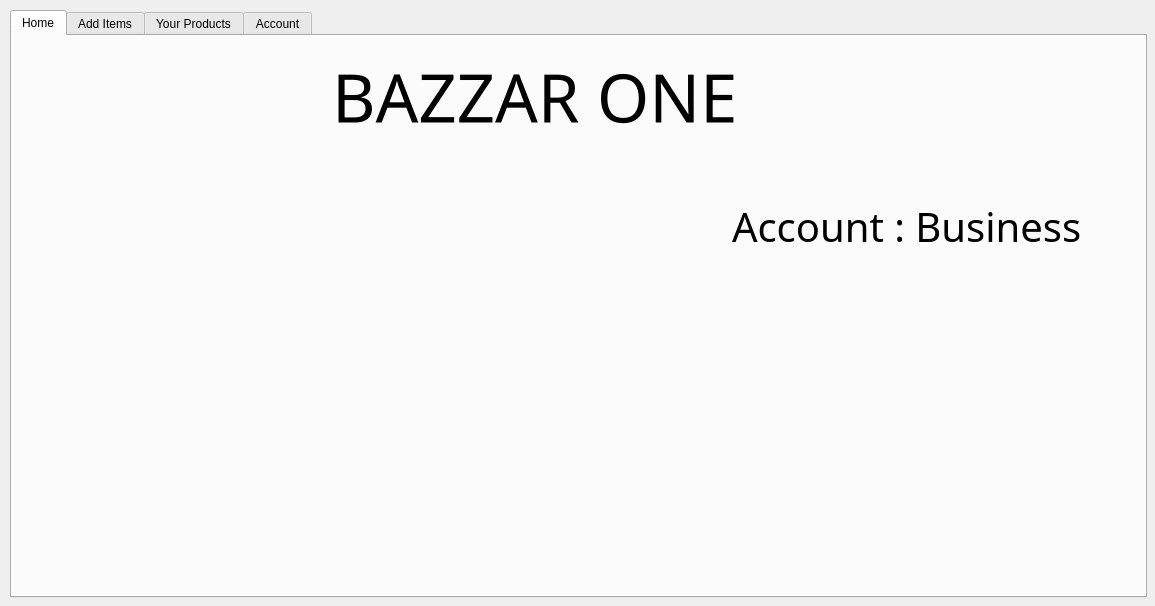
<?xml version="1.0" encoding="UTF-8"?>
<ui version="4.0">
 <class>Add_items</class>
 <widget class="QDialog" name="Add_items">
  <property name="geometry">
   <rect>
    <x>0</x>
    <y>0</y>
    <width>1155</width>
    <height>606</height>
   </rect>
  </property>
  <property name="windowTitle">
   <string>BazzarOne</string>
  </property>
  <widget class="QTabWidget" name="tabWidget">
   <property name="geometry">
    <rect>
     <x>10</x>
     <y>10</y>
     <width>1137</width>
     <height>588</height>
    </rect>
   </property>
   <property name="styleSheet">
    <string notr="true">background-image: url(:/new/prefix1/Background/window.jpeg);</string>
   </property>
   <property name="currentIndex">
    <number>0</number>
   </property>
   <widget class="QWidget" name="tab_Home_5">
    <attribute name="icon">
     <iconset resource="background.qrc">
      <normaloff>:/new/prefix1/Background/Home.png</normaloff>:/new/prefix1/Background/Home.png</iconset>
    </attribute>
    <attribute name="title">
     <string>Home</string>
    </attribute>
    <widget class="QLabel" name="label_pic_2">
     <property name="geometry">
      <rect>
       <x>20</x>
       <y>140</y>
       <width>711</width>
       <height>361</height>
      </rect>
     </property>
     <property name="text">
      <string/>
     </property>
    </widget>
    <widget class="QLabel" name="label_11">
     <property name="geometry">
      <rect>
       <x>320</x>
       <y>0</y>
       <width>761</width>
       <height>121</height>
      </rect>
     </property>
     <property name="font">
      <font>
       <family>Ebrima</family>
       <pointsize>50</pointsize>
       <weight>50</weight>
       <bold>false</bold>
       <strikeout>false</strikeout>
      </font>
     </property>
     <property name="text">
      <string>BAZZAR ONE</string>
     </property>
    </widget>
    <widget class="QLabel" name="label_12">
     <property name="geometry">
      <rect>
       <x>720</x>
       <y>130</y>
       <width>361</width>
       <height>121</height>
      </rect>
     </property>
     <property name="font">
      <font>
       <family>Ebrima</family>
       <pointsize>30</pointsize>
       <weight>50</weight>
       <bold>false</bold>
       <strikeout>false</strikeout>
      </font>
     </property>
     <property name="text">
      <string>Account : Business</string>
     </property>
    </widget>
   </widget>
   <widget class="QWidget" name="tab_additem_5">
    <attribute name="icon">
     <iconset resource="background.qrc">
      <normaloff>:/new/prefix1/Background/additems.png</normaloff>:/new/prefix1/Background/additems.png</iconset>
    </attribute>
    <attribute name="title">
     <string>Add Items</string>
    </attribute>
    <widget class="QGroupBox" name="groupBox_6">
     <property name="geometry">
      <rect>
       <x>0</x>
       <y>10</y>
       <width>321</width>
       <height>541</height>
      </rect>
     </property>
     <property name="font">
      <font>
       <family>Ebrima</family>
       <pointsize>12</pointsize>
       <weight>75</weight>
       <bold>true</bold>
      </font>
     </property>
     <property name="title">
      <string>Categories</string>
     </property>
     <layout class="QVBoxLayout" name="verticalLayout_8">
      <item>
       <widget class="QRadioButton" name="rB_automobile_5">
        <property name="font">
         <font>
          <family>Ebrima</family>
          <pointsize>12</pointsize>
          <weight>75</weight>
          <bold>true</bold>
         </font>
        </property>
        <property name="text">
         <string>AUTOMOBILE</string>
        </property>
       </widget>
      </item>
      <item>
       <widget class="QRadioButton" name="rB_baby_5">
        <property name="font">
         <font>
          <family>Ebrima</family>
          <pointsize>12</pointsize>
          <weight>75</weight>
          <bold>true</bold>
         </font>
        </property>
        <property name="text">
         <string>BABY</string>
        </property>
       </widget>
      </item>
      <item>
       <widget class="QRadioButton" name="rB_Beauty_5">
        <property name="font">
         <font>
          <family>Ebrima</family>
          <pointsize>12</pointsize>
          <weight>75</weight>
          <bold>true</bold>
         </font>
        </property>
        <property name="text">
         <string>BEAUTY AND PERSNOL CARE</string>
        </property>
       </widget>
      </item>
      <item>
       <widget class="QRadioButton" name="rB_books_5">
        <property name="font">
         <font>
          <family>Ebrima</family>
          <pointsize>12</pointsize>
          <weight>75</weight>
          <bold>true</bold>
         </font>
        </property>
        <property name="text">
         <string>BOOKS</string>
        </property>
       </widget>
      </item>
      <item>
       <widget class="QRadioButton" name="rB_computors_5">
        <property name="font">
         <font>
          <family>Ebrima</family>
          <pointsize>12</pointsize>
          <weight>75</weight>
          <bold>true</bold>
         </font>
        </property>
        <property name="text">
         <string>COMPUTORS</string>
        </property>
       </widget>
      </item>
      <item>
       <widget class="QRadioButton" name="rB_electronics_5">
        <property name="font">
         <font>
          <family>Ebrima</family>
          <pointsize>12</pointsize>
          <weight>75</weight>
          <bold>true</bold>
         </font>
        </property>
        <property name="text">
         <string>ELECTRONICS</string>
        </property>
       </widget>
      </item>
      <item>
       <widget class="QRadioButton" name="rB_health_5">
        <property name="font">
         <font>
          <family>Ebrima</family>
          <pointsize>12</pointsize>
          <weight>75</weight>
          <bold>true</bold>
         </font>
        </property>
        <property name="text">
         <string>HEALTH AND HOULDHOLD</string>
        </property>
       </widget>
      </item>
      <item>
       <widget class="QRadioButton" name="rB_homekitchen_5">
        <property name="font">
         <font>
          <family>Ebrima</family>
          <pointsize>12</pointsize>
          <weight>75</weight>
          <bold>true</bold>
         </font>
        </property>
        <property name="text">
         <string>HOME AND KITCHEN</string>
        </property>
       </widget>
      </item>
      <item>
       <widget class="QRadioButton" name="rB_indus_scientific_5">
        <property name="font">
         <font>
          <family>Ebrima</family>
          <pointsize>12</pointsize>
          <weight>75</weight>
          <bold>true</bold>
         </font>
        </property>
        <property name="text">
         <string>INDUSTRIAL AND SCIENTIFIC</string>
        </property>
       </widget>
      </item>
      <item>
       <widget class="QRadioButton" name="rB_gaming_5">
        <property name="font">
         <font>
          <family>Ebrima</family>
          <pointsize>12</pointsize>
          <weight>75</weight>
          <bold>true</bold>
         </font>
        </property>
        <property name="text">
         <string>GAMING</string>
        </property>
       </widget>
      </item>
      <item>
       <widget class="QRadioButton" name="rB_watches_5">
        <property name="font">
         <font>
          <family>Ebrima</family>
          <pointsize>12</pointsize>
          <weight>75</weight>
          <bold>true</bold>
         </font>
        </property>
        <property name="text">
         <string>WATCHES</string>
        </property>
       </widget>
      </item>
      <item>
       <widget class="QRadioButton" name="rB_software_5">
        <property name="font">
         <font>
          <family>Ebrima</family>
          <pointsize>12</pointsize>
          <weight>75</weight>
          <bold>true</bold>
         </font>
        </property>
        <property name="text">
         <string>SOFTWARE</string>
        </property>
       </widget>
      </item>
      <item>
       <widget class="QRadioButton" name="rB_sports_5">
        <property name="font">
         <font>
          <family>Ebrima</family>
          <pointsize>12</pointsize>
          <weight>75</weight>
          <bold>true</bold>
         </font>
        </property>
        <property name="text">
         <string>SPORTS AND OUTDOORS</string>
        </property>
       </widget>
      </item>
      <item>
       <widget class="QRadioButton" name="rB_Tools_5">
        <property name="font">
         <font>
          <family>Ebrima</family>
          <pointsize>12</pointsize>
          <weight>75</weight>
          <bold>true</bold>
         </font>
        </property>
        <property name="text">
         <string>TOOLS AND HOME IMPROVMENTS</string>
        </property>
       </widget>
      </item>
      <item>
       <widget class="QRadioButton" name="rB_furniture_5">
        <property name="font">
         <font>
          <family>Ebrima</family>
          <pointsize>12</pointsize>
          <weight>75</weight>
          <bold>true</bold>
         </font>
        </property>
        <property name="text">
         <string>FURNITURE</string>
        </property>
       </widget>
      </item>
     </layout>
    </widget>
    <widget class="QGroupBox" name="groupBox">
     <property name="geometry">
      <rect>
       <x>320</x>
       <y>10</y>
       <width>781</width>
       <height>471</height>
      </rect>
     </property>
     <property name="font">
      <font>
       <family>Ebrima</family>
       <pointsize>12</pointsize>
       <weight>75</weight>
       <bold>true</bold>
      </font>
     </property>
     <property name="title">
      <string>Items Info</string>
     </property>
     <layout class="QVBoxLayout" name="verticalLayout">
      <item>
       <widget class="QLabel" name="label">
        <property name="font">
         <font>
          <family>Ebrima</family>
          <pointsize>12</pointsize>
          <weight>75</weight>
          <bold>true</bold>
         </font>
        </property>
        <property name="text">
         <string>Product Name</string>
        </property>
       </widget>
      </item>
      <item>
       <widget class="QLineEdit" name="lineEdit_productname">
        <property name="font">
         <font>
          <family>Ebrima</family>
          <pointsize>12</pointsize>
          <weight>75</weight>
          <bold>true</bold>
         </font>
        </property>
        <property name="styleSheet">
         <string notr="true">background-image: url(:/new/prefix1/Background/white.jpg);</string>
        </property>
       </widget>
      </item>
      <item>
       <widget class="QLabel" name="label_productnameerror">
        <property name="font">
         <font>
          <family>Ebrima</family>
          <pointsize>12</pointsize>
          <weight>75</weight>
          <bold>true</bold>
         </font>
        </property>
        <property name="text">
         <string/>
        </property>
       </widget>
      </item>
      <item>
       <widget class="QLabel" name="label_5">
        <property name="font">
         <font>
          <family>Ebrima</family>
          <pointsize>12</pointsize>
          <weight>75</weight>
          <bold>true</bold>
         </font>
        </property>
        <property name="text">
         <string>Product Image (Enter path of image)</string>
        </property>
       </widget>
      </item>
      <item>
       <widget class="QLineEdit" name="lineEdit_picpath">
        <property name="font">
         <font>
          <family>Ebrima</family>
          <pointsize>12</pointsize>
          <weight>75</weight>
          <bold>true</bold>
         </font>
        </property>
        <property name="styleSheet">
         <string notr="true">background-image: url(:/new/prefix1/Background/white.jpg);</string>
        </property>
       </widget>
      </item>
      <item>
       <widget class="QLabel" name="label_picerror">
        <property name="font">
         <font>
          <family>Ebrima</family>
          <pointsize>12</pointsize>
          <weight>75</weight>
          <bold>true</bold>
         </font>
        </property>
        <property name="text">
         <string/>
        </property>
       </widget>
      </item>
      <item>
       <widget class="QLabel" name="label_7">
        <property name="font">
         <font>
          <family>Ebrima</family>
          <pointsize>12</pointsize>
          <weight>75</weight>
          <bold>true</bold>
         </font>
        </property>
        <property name="text">
         <string>Product Description</string>
        </property>
       </widget>
      </item>
      <item>
       <widget class="QLineEdit" name="lineEdit_description">
        <property name="font">
         <font>
          <family>Ebrima</family>
          <pointsize>12</pointsize>
          <weight>75</weight>
          <bold>true</bold>
         </font>
        </property>
        <property name="styleSheet">
         <string notr="true">background-image: url(:/new/prefix1/Background/white.jpg);</string>
        </property>
       </widget>
      </item>
      <item>
       <widget class="QLabel" name="label_8">
        <property name="font">
         <font>
          <family>Ebrima</family>
          <pointsize>12</pointsize>
          <weight>75</weight>
          <bold>true</bold>
         </font>
        </property>
        <property name="text">
         <string/>
        </property>
       </widget>
      </item>
      <item>
       <widget class="QLabel" name="label_2">
        <property name="font">
         <font>
          <family>Ebrima</family>
          <pointsize>12</pointsize>
          <weight>75</weight>
          <bold>true</bold>
         </font>
        </property>
        <property name="text">
         <string>Number of Items You want to Add</string>
        </property>
       </widget>
      </item>
      <item>
       <widget class="QLineEdit" name="lineEdit_totalitems">
        <property name="font">
         <font>
          <family>Ebrima</family>
          <pointsize>12</pointsize>
          <weight>75</weight>
          <bold>true</bold>
         </font>
        </property>
        <property name="styleSheet">
         <string notr="true">background-image: url(:/new/prefix1/Background/white.jpg);</string>
        </property>
       </widget>
      </item>
      <item>
       <widget class="QLabel" name="label_4">
        <property name="font">
         <font>
          <family>Ebrima</family>
          <pointsize>12</pointsize>
          <weight>75</weight>
          <bold>true</bold>
         </font>
        </property>
        <property name="text">
         <string/>
        </property>
       </widget>
      </item>
      <item>
       <widget class="QLabel" name="label_6">
        <property name="font">
         <font>
          <family>Ebrima</family>
          <pointsize>12</pointsize>
          <weight>75</weight>
          <bold>true</bold>
         </font>
        </property>
        <property name="text">
         <string>Price of Product</string>
        </property>
       </widget>
      </item>
      <item>
       <widget class="QLineEdit" name="lineEdit_price">
        <property name="font">
         <font>
          <family>Ebrima</family>
          <pointsize>12</pointsize>
          <weight>75</weight>
          <bold>true</bold>
         </font>
        </property>
        <property name="styleSheet">
         <string notr="true">background-image: url(:/new/prefix1/Background/white.jpg);</string>
        </property>
       </widget>
      </item>
     </layout>
    </widget>
    <widget class="QPushButton" name="pushButton_add">
     <property name="geometry">
      <rect>
       <x>600</x>
       <y>490</y>
       <width>191</width>
       <height>61</height>
      </rect>
     </property>
     <property name="font">
      <font>
       <family>Ebrima</family>
       <pointsize>12</pointsize>
       <weight>75</weight>
       <bold>true</bold>
      </font>
     </property>
     <property name="styleSheet">
      <string notr="true">background-image: url(:/new/prefix1/Background/warning.jpeg);
</string>
     </property>
     <property name="text">
      <string>ADD</string>
     </property>
    </widget>
   </widget>
   <widget class="QWidget" name="tab_your_products_5">
    <attribute name="icon">
     <iconset resource="background.qrc">
      <normaloff>:/new/prefix1/Background/products.png</normaloff>:/new/prefix1/Background/products.png</iconset>
    </attribute>
    <attribute name="title">
     <string>Your Products</string>
    </attribute>
    <widget class="QLabel" name="label_3">
     <property name="geometry">
      <rect>
       <x>769</x>
       <y>19</y>
       <width>331</width>
       <height>131</height>
      </rect>
     </property>
     <property name="font">
      <font>
       <family>Ebrima</family>
       <pointsize>30</pointsize>
       <weight>75</weight>
       <bold>true</bold>
      </font>
     </property>
     <property name="text">
      <string>   BAZZAR - ONE </string>
     </property>
    </widget>
    <widget class="QWidget" name="layoutWidget">
     <property name="geometry">
      <rect>
       <x>769</x>
       <y>509</y>
       <width>341</width>
       <height>32</height>
      </rect>
     </property>
     <layout class="QHBoxLayout" name="horizontalLayout_2">
      <item>
       <widget class="QLineEdit" name="lineEdit_qantity">
        <property name="styleSheet">
         <string notr="true">background-image: url(:/new/prefix1/Background/white.jpg);</string>
        </property>
       </widget>
      </item>
      <item>
       <widget class="QPushButton" name="pushButton_quantity">
        <property name="font">
         <font>
          <family>Ebrima</family>
          <pointsize>12</pointsize>
          <weight>75</weight>
          <bold>true</bold>
         </font>
        </property>
        <property name="styleSheet">
         <string notr="true">background-image: url(:/new/prefix1/Background/warning.jpeg);
</string>
        </property>
        <property name="text">
         <string>update</string>
        </property>
       </widget>
      </item>
     </layout>
    </widget>
    <widget class="QWidget" name="layoutWidget_2">
     <property name="geometry">
      <rect>
       <x>0</x>
       <y>10</y>
       <width>761</width>
       <height>531</height>
      </rect>
     </property>
     <layout class="QVBoxLayout" name="verticalLayout_2">
      <item>
       <widget class="QTableView" name="tableView_products">
        <property name="styleSheet">
         <string notr="true">background-image: url(:/new/prefix1/Background/white.jpg);</string>
        </property>
       </widget>
      </item>
      <item>
       <layout class="QHBoxLayout" name="horizontalLayout">
        <item>
         <widget class="QPushButton" name="pushButton_delete">
          <property name="font">
           <font>
            <family>Ebrima</family>
            <pointsize>12</pointsize>
            <weight>75</weight>
            <bold>true</bold>
           </font>
          </property>
          <property name="styleSheet">
           <string notr="true">background-image: url(:/new/prefix1/Background/warning.jpeg);
</string>
          </property>
          <property name="text">
           <string>Delete Item</string>
          </property>
         </widget>
        </item>
        <item>
         <widget class="QPushButton" name="pushButton_edit">
          <property name="font">
           <font>
            <family>Ebrima</family>
            <pointsize>12</pointsize>
            <weight>75</weight>
            <bold>true</bold>
           </font>
          </property>
          <property name="styleSheet">
           <string notr="true">background-image: url(:/new/prefix1/Background/warning.jpeg);
</string>
          </property>
          <property name="text">
           <string>EDIT</string>
          </property>
         </widget>
        </item>
       </layout>
      </item>
     </layout>
    </widget>
   </widget>
   <widget class="QWidget" name="tab_Account_5">
    <attribute name="icon">
     <iconset resource="background.qrc">
      <normaloff>:/new/prefix1/Background/account.png</normaloff>:/new/prefix1/Background/account.png</iconset>
    </attribute>
    <attribute name="title">
     <string>Account</string>
    </attribute>
    <widget class="QLabel" name="label_9">
     <property name="geometry">
      <rect>
       <x>255</x>
       <y>10</y>
       <width>631</width>
       <height>20</height>
      </rect>
     </property>
     <property name="font">
      <font>
       <family>Ebrima</family>
       <pointsize>12</pointsize>
       <weight>75</weight>
       <bold>true</bold>
      </font>
     </property>
     <property name="text">
      <string>Select Any One of These to Set Accounts, view your Orders or View Your Account Info</string>
     </property>
    </widget>
    <widget class="QPushButton" name="pushButton_update">
     <property name="geometry">
      <rect>
       <x>145</x>
       <y>522</y>
       <width>151</width>
       <height>31</height>
      </rect>
     </property>
     <property name="font">
      <font>
       <family>Ebrima</family>
       <pointsize>12</pointsize>
       <weight>75</weight>
       <bold>true</bold>
      </font>
     </property>
     <property name="styleSheet">
      <string notr="true">background-image: url(:/new/prefix1/Background/warning.jpeg);
</string>
     </property>
     <property name="text">
      <string>Update Changes</string>
     </property>
    </widget>
    <widget class="QWidget" name="layoutWidget_3">
     <property name="geometry">
      <rect>
       <x>147</x>
       <y>150</y>
       <width>881</width>
       <height>341</height>
      </rect>
     </property>
     <property name="font">
      <font>
       <family>Ebrima</family>
       <pointsize>12</pointsize>
       <weight>75</weight>
       <bold>true</bold>
      </font>
     </property>
     <layout class="QVBoxLayout" name="verticalLayout_5">
      <item>
       <layout class="QHBoxLayout" name="horizontalLayout_4">
        <item>
         <widget class="QLabel" name="label_edit1">
          <property name="font">
           <font>
            <family>Ebrima</family>
            <pointsize>12</pointsize>
            <weight>75</weight>
            <bold>true</bold>
           </font>
          </property>
          <property name="text">
           <string/>
          </property>
         </widget>
        </item>
        <item>
         <widget class="QLineEdit" name="lineEdit_edit1">
          <property name="font">
           <font>
            <family>Ebrima</family>
            <pointsize>12</pointsize>
            <weight>75</weight>
            <bold>true</bold>
           </font>
          </property>
          <property name="styleSheet">
           <string notr="true">background-image: url(:/new/prefix1/Background/white.jpg);</string>
          </property>
         </widget>
        </item>
       </layout>
      </item>
      <item>
       <widget class="QLabel" name="label_editerror1">
        <property name="font">
         <font>
          <family>Ebrima</family>
          <pointsize>12</pointsize>
          <weight>75</weight>
          <bold>true</bold>
         </font>
        </property>
        <property name="text">
         <string/>
        </property>
       </widget>
      </item>
      <item>
       <layout class="QHBoxLayout" name="horizontalLayout_5">
        <item>
         <widget class="QLabel" name="label_edit2">
          <property name="font">
           <font>
            <family>Ebrima</family>
            <pointsize>12</pointsize>
            <weight>75</weight>
            <bold>true</bold>
           </font>
          </property>
          <property name="text">
           <string/>
          </property>
         </widget>
        </item>
        <item>
         <widget class="QLineEdit" name="lineEdit_edit2">
          <property name="font">
           <font>
            <family>Ebrima</family>
            <pointsize>12</pointsize>
            <weight>75</weight>
            <bold>true</bold>
           </font>
          </property>
          <property name="styleSheet">
           <string notr="true">background-image: url(:/new/prefix1/Background/white.jpg);</string>
          </property>
         </widget>
        </item>
       </layout>
      </item>
      <item>
       <widget class="QLabel" name="label_editerror2">
        <property name="font">
         <font>
          <family>Ebrima</family>
          <pointsize>12</pointsize>
          <weight>75</weight>
          <bold>true</bold>
         </font>
        </property>
        <property name="text">
         <string/>
        </property>
       </widget>
      </item>
      <item>
       <layout class="QHBoxLayout" name="horizontalLayout_6">
        <item>
         <widget class="QLabel" name="label_edit3">
          <property name="font">
           <font>
            <family>Ebrima</family>
            <pointsize>12</pointsize>
            <weight>75</weight>
            <bold>true</bold>
           </font>
          </property>
          <property name="text">
           <string/>
          </property>
         </widget>
        </item>
        <item>
         <widget class="QLineEdit" name="lineEdit_edit3">
          <property name="font">
           <font>
            <family>Ebrima</family>
            <pointsize>12</pointsize>
            <weight>75</weight>
            <bold>true</bold>
           </font>
          </property>
          <property name="styleSheet">
           <string notr="true">background-image: url(:/new/prefix1/Background/white.jpg);</string>
          </property>
         </widget>
        </item>
       </layout>
      </item>
      <item>
       <widget class="QLabel" name="label_editerror3">
        <property name="font">
         <font>
          <family>Ebrima</family>
          <pointsize>12</pointsize>
          <weight>75</weight>
          <bold>true</bold>
         </font>
        </property>
        <property name="text">
         <string/>
        </property>
       </widget>
      </item>
     </layout>
    </widget>
    <widget class="QPushButton" name="pushButton_Logout">
     <property name="geometry">
      <rect>
       <x>955</x>
       <y>510</y>
       <width>171</width>
       <height>51</height>
      </rect>
     </property>
     <property name="font">
      <font>
       <family>Ebrima</family>
       <pointsize>12</pointsize>
       <weight>75</weight>
       <bold>true</bold>
      </font>
     </property>
     <property name="styleSheet">
      <string notr="true">background-image: url(:/new/prefix1/Background/warning.jpeg);
</string>
     </property>
     <property name="text">
      <string>LOGOUT</string>
     </property>
    </widget>
    <widget class="QLabel" name="label_10">
     <property name="geometry">
      <rect>
       <x>285</x>
       <y>90</y>
       <width>551</width>
       <height>21</height>
      </rect>
     </property>
     <property name="font">
      <font>
       <family>Ebrima</family>
       <pointsize>12</pointsize>
       <weight>75</weight>
       <bold>true</bold>
      </font>
     </property>
     <property name="text">
      <string/>
     </property>
    </widget>
    <widget class="QWidget" name="layoutWidget_4">
     <property name="geometry">
      <rect>
       <x>55</x>
       <y>30</y>
       <width>1071</width>
       <height>51</height>
      </rect>
     </property>
     <property name="font">
      <font>
       <family>Ebrima</family>
       <pointsize>12</pointsize>
       <weight>75</weight>
       <bold>true</bold>
      </font>
     </property>
     <layout class="QHBoxLayout" name="horizontalLayout_7">
      <item>
       <widget class="QRadioButton" name="radioButton_accounts">
        <property name="font">
         <font>
          <family>Ebrima</family>
          <pointsize>12</pointsize>
          <weight>75</weight>
          <bold>true</bold>
         </font>
        </property>
        <property name="text">
         <string>Accounts and Security</string>
        </property>
       </widget>
      </item>
      <item>
       <widget class="QRadioButton" name="radioButton_orders">
        <property name="font">
         <font>
          <family>Ebrima</family>
          <pointsize>12</pointsize>
          <weight>75</weight>
          <bold>true</bold>
         </font>
        </property>
        <property name="text">
         <string>Orders</string>
        </property>
       </widget>
      </item>
      <item>
       <widget class="QRadioButton" name="radioButton_Accoun_info">
        <property name="font">
         <font>
          <family>Ebrima</family>
          <pointsize>12</pointsize>
          <weight>75</weight>
          <bold>true</bold>
         </font>
        </property>
        <property name="text">
         <string>Account Info</string>
        </property>
       </widget>
      </item>
     </layout>
    </widget>
    <widget class="QWidget" name="layoutWidget_5">
     <property name="geometry">
      <rect>
       <x>-5</x>
       <y>110</y>
       <width>112</width>
       <height>441</height>
      </rect>
     </property>
     <property name="font">
      <font>
       <family>Ebrima</family>
       <pointsize>12</pointsize>
       <weight>75</weight>
       <bold>true</bold>
      </font>
     </property>
     <layout class="QVBoxLayout" name="verticalLayout_3">
      <item>
       <widget class="QRadioButton" name="radioButton_fullname">
        <property name="font">
         <font>
          <family>Ebrima</family>
          <pointsize>12</pointsize>
          <weight>75</weight>
          <bold>true</bold>
         </font>
        </property>
        <property name="text">
         <string>Full Name</string>
        </property>
       </widget>
      </item>
      <item>
       <widget class="QRadioButton" name="radioButton_user">
        <property name="font">
         <font>
          <family>Ebrima</family>
          <pointsize>12</pointsize>
          <weight>75</weight>
          <bold>true</bold>
         </font>
        </property>
        <property name="text">
         <string>Username</string>
        </property>
       </widget>
      </item>
      <item>
       <widget class="QRadioButton" name="radioButton_pass">
        <property name="font">
         <font>
          <family>Ebrima</family>
          <pointsize>12</pointsize>
          <weight>75</weight>
          <bold>true</bold>
         </font>
        </property>
        <property name="text">
         <string>Password</string>
        </property>
       </widget>
      </item>
      <item>
       <widget class="QRadioButton" name="radioButton_email">
        <property name="font">
         <font>
          <family>Ebrima</family>
          <pointsize>12</pointsize>
          <weight>75</weight>
          <bold>true</bold>
         </font>
        </property>
        <property name="text">
         <string>email</string>
        </property>
       </widget>
      </item>
      <item>
       <widget class="QRadioButton" name="radioButton_businessphone_phone">
        <property name="font">
         <font>
          <family>Ebrima</family>
          <pointsize>12</pointsize>
          <weight>75</weight>
          <bold>true</bold>
         </font>
        </property>
        <property name="text">
         <string/>
        </property>
       </widget>
      </item>
      <item>
       <widget class="QRadioButton" name="radioButton_address1_companyname">
        <property name="font">
         <font>
          <family>Ebrima</family>
          <pointsize>12</pointsize>
          <weight>75</weight>
          <bold>true</bold>
         </font>
        </property>
        <property name="text">
         <string/>
        </property>
       </widget>
      </item>
      <item>
       <widget class="QRadioButton" name="radioButton_address2_warehouse">
        <property name="font">
         <font>
          <family>Ebrima</family>
          <pointsize>12</pointsize>
          <weight>75</weight>
          <bold>true</bold>
         </font>
        </property>
        <property name="text">
         <string/>
        </property>
       </widget>
      </item>
     </layout>
    </widget>
    <widget class="QTableView" name="tableView_orders">
     <property name="geometry">
      <rect>
       <x>-10</x>
       <y>120</y>
       <width>1131</width>
       <height>381</height>
      </rect>
     </property>
     <property name="font">
      <font>
       <family>Ebrima</family>
       <pointsize>12</pointsize>
       <weight>75</weight>
       <bold>true</bold>
      </font>
     </property>
     <property name="styleSheet">
      <string notr="true">background-image: url(:/new/prefix1/Background/white.jpg);</string>
     </property>
    </widget>
    <zorder>tableView_orders</zorder>
    <zorder>label_9</zorder>
    <zorder>pushButton_update</zorder>
    <zorder>layoutWidget_3</zorder>
    <zorder>pushButton_Logout</zorder>
    <zorder>label_10</zorder>
    <zorder>layoutWidget_4</zorder>
    <zorder>layoutWidget_5</zorder>
   </widget>
  </widget>
 </widget>
 <resources>
  <include location="background.qrc"/>
 </resources>
 <connections/>
</ui>
